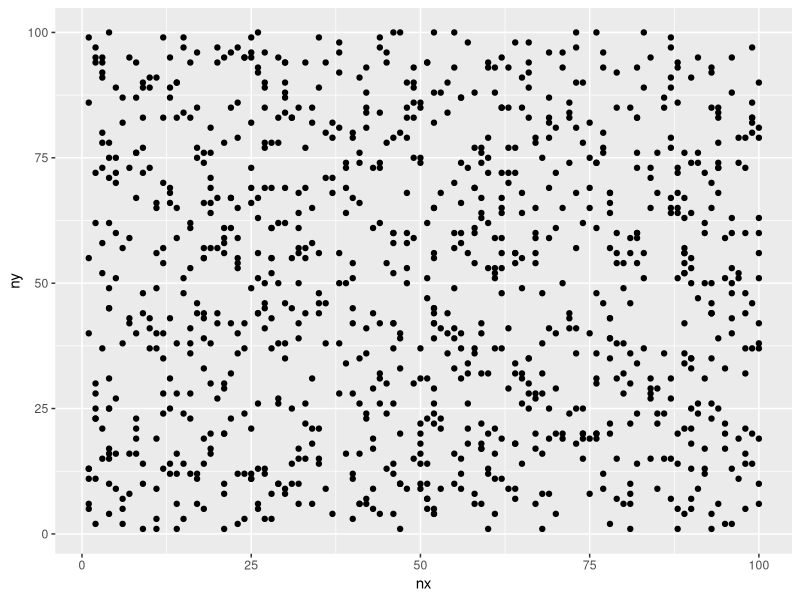
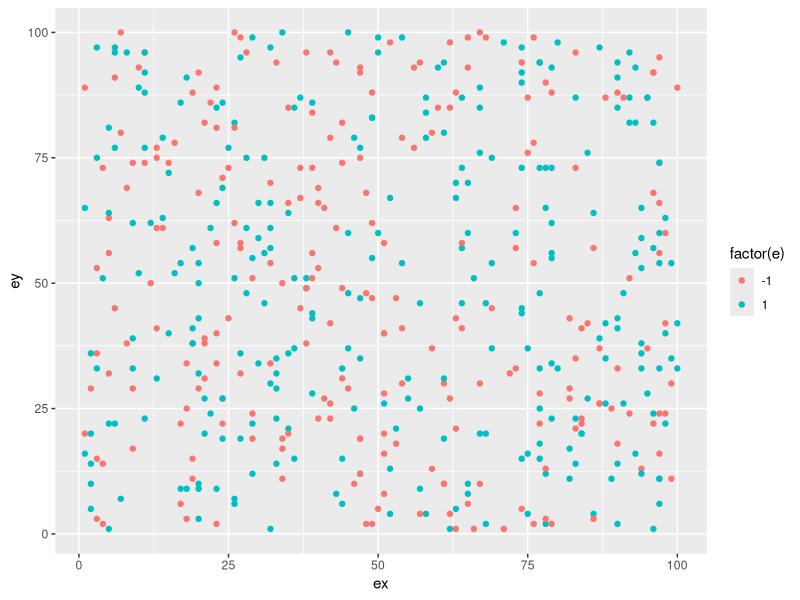

The R source for these figures, in order: (Note: this script raises an error after producing the figures.)
library(tidyverse)
library(gganimate)

set.seed(2018)

# set the environment variables
n = 1000 # number of individuals
c = 10 # starting captial
m = 0.6 # mean talent
sd = 0.1 # std dev talent
i = 80 - 1 # number of iterations (years times two for each six months,
# minus 1 because time zero is already incorporated)
ne = 500 # number of lucky/unlucky events
pl = 0.5 # probability of lucky events

t = rnorm(n, m, sd) # talent
e = sample(c(-1,1), ne, prob = c(1 - pl, pl), replace = TRUE) # events

# set the coordinates for the invididuals and events
nx <- sample.int(100, size = n, replace = TRUE)
ny <- sample.int(100, size = n, replace = TRUE)

qplot(nx, ny) # make sure spread of individuals looks good

agents <- data.frame(nx, ny, t, c)

ex <- sample.int(100, size = ne, replace = TRUE)
ey <- sample.int(100, size = ne, replace = TRUE)


ggplot(data.frame(ex, ey, e), aes(ex, ey, color = factor(e))) +
  geom_point() # make sure events look good

# now try with multiple random walks

rand_walk <- function(xstart, ystart, xwalks, ywalks){
  xwalks <- c(xstart, xwalks) %>% cumsum()
  ywalks <- c(ystart, ywalks) %>% cumsum()
  cbind(xwalks, ywalks)
}

walks <- data.frame(
  a = sample(c(-1, 1), ne * i, TRUE),
  b = sample(c(-1, 1), ne * i, TRUE)
) %>% 
  split(1:ne)

event_walks <- data.frame(ex, ey) %>% 
  split(1:ne) %>% 
  map2(walks, ~ rand_walk(.x$ex, .x$ey, .y$a, .y$b)) %>% 
  map_df(~ transform(.x, step = 0:i)) %>% 
  mutate(event_num = rep(1:ne, each = i + 1),
         luck = rep(e, each = i + 1))

sample_events <- sample(c(1:500), 10)

event_walks %>% 
  filter(event_num %in% sample_events) %>% 
  ggplot(aes(xwalks, ywalks, color = factor(event_num * luck), 
             group = event_num, alpha = step)) +
  geom_path()


intersect <- function(x) {
  for (i in 0:i + 1) {
    
    this_step <- event_walks[event_walks$step == i, ]
    
    agents <- left_join(agents, this_step, 
                        by = c("nx" = "xwalks", "ny" = "ywalks"))
    
    agents <- agents %>% 
      replace_na(replace = list(luck = 0)) %>% 
      mutate(
        c = case_when(
          luck == 1  & runif(1) < t ~ c * 2,
          luck == -1 & runif(1) > t ~ c / 2,
          TRUE                      ~ c)
      ) %>% 
      select(nx, ny, t, c) %>% 
      distinct(nx, ny, .keep_all = TRUE)
  }
  agents
}

experiment <- intersect()

summary(experiment$c)
events <- data.frame(ex, ey, luck = e)

agents <- data.frame(nx, ny, c)

match_2 <- function(agents, events, rep) {
  
  walk <- function(a) {
    a <- a + sample(c(-1, 1), 1)
    a
  }
  
  for (i in 1:rep) {
    # match up the agents and events that intersect
    ret <- left_join(agents, events, by = c("nx" = "ex", "ny" = "ey"))
    ret$luck <- ifelse(is.na(ret$luck), 0, ret$luck)
    ret$c <- ifelse(ret$luck == 1 & runif(1) >= 0.5, ret$c * 2, ret$c)
    ret$c <- ifelse(ret$luck == -1 & runif(1) < 0.5, ret$c / 2, ret$c)
    agents <- select(ret, nx, ny, c)
    
    # # duplicate some of the events that are lucky
    ret$dup <- ifelse(ret$luck == 1 & runif(1) >= 0.75, 2, 1)
    duplicate <- select(ret, ex = nx, ey = ny, dup)
    events <- left_join(events, duplicate, by = c("ex", "ey"))
    events$dup <- ifelse(is.na(events$dup), 1, events$dup)
    events <- events[rep(1:nrow(events), events$dup), ]
    events <- select(events, -dup)

    # walk the events
    events$ex <- map_dbl(events$ex, walk)
    events$ey <- map_dbl(events$ex, walk)
  }
  agents 
}


match_2(agents, events, 20)
